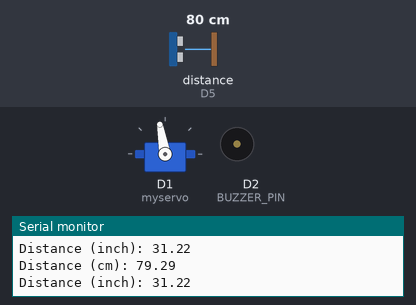
The sketch below on a simulated ESP8266 (NodeMCU). Shown: servo, buzzer (waves = sounding, pin HIGH), the last lines printed to the serial monitor. Wiring (inferred from the names in the program): ultrasonic range finder: trigger D6; echo D5. The inputs (shaded band) are chosen by the test bench; at power-on: distance to the obstacle (sensor on D5) 80 cm. The echo pulse lasts 58.3 µs per cm; WiFi joins after 1.5 s; servers stay silent unless stated; pins used as bus, display or sensor lines are not drawn.

Above: at 2.7 s.
2.8 s: distance to the obstacle (sensor on D5) set to 14 cm
4.8 s: distance to the obstacle (sensor on D5) set to 10 cm
At 6.12 s:
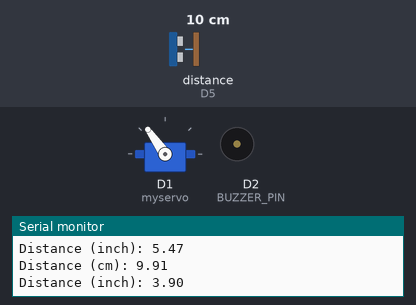
9.9 s: distance to the obstacle (sensor on D5) set to 2 cm
13.4 s: distance to the obstacle (sensor on D5) set to 35 cm
At 13.9 s:
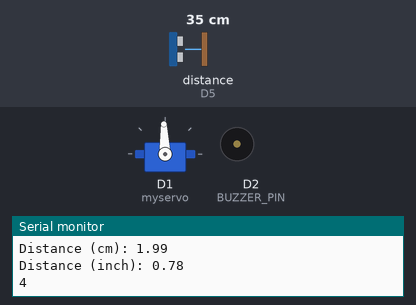
Timing chart, 0 to 16.0 s (numbered marks = the images above; inputs shaded):
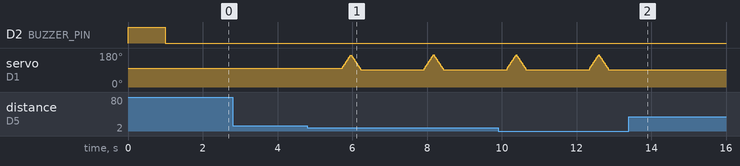

The sketch:

SanjayNodeMCU.ino
```cpp
// (licence header left out)
#include <ArduinoWebsockets.h>
#include <Servo.h>

#include <ESP8266WiFi.h>

// Define NodeMCU D2 pin  connect to Piezo Buzzer
#define BUZZER_PIN D2

//WIFI Settings
const char* ssid = "laptoplocal";
const char* password = "sanjay1234";
const char* websocket_server_host = "192.168.137.1";  //The webservers IP address
const uint16_t websocket_server_port = 8887;          //Port to identify this device

using namespace websockets;
WebsocketsClient client;

Servo myservo;  // create servo object to control a servo
const int trigPin = 12;
const int echoPin = 14;

//define sound velocity in cm/uS
#define SOUND_VELOCITY 0.034
#define CM_TO_INCH 0.393701

long duration;
float distanceCm;
float distanceInch;


int count = 0;
int countTarget = 0;

void buzzTime(int time) {

  digitalWrite(BUZZER_PIN, HIGH);
  delay(time);
  digitalWrite(BUZZER_PIN, LOW);
}


void onMessageCallback(WebsocketsMessage message) {
  String data = message.data();
  Serial.println(data);

  countTarget = data.toInt();
  buzzTime(3000);
}


void setup() {
  WiFi.begin(ssid, password);
  Serial.begin(115200);

  pinMode(trigPin, OUTPUT);  // Sets the trigPin as an Output
  pinMode(echoPin, INPUT);   // Sets the echoPin as an Input
  pinMode(BUZZER_PIN, OUTPUT);
  digitalWrite(BUZZER_PIN, LOW);

  buzzTime(1000);////////////////////////////////////////

  while (WiFi.status() != WL_CONNECTED) {
    Serial.println("Connecting network!");
    delay(500);
  }
  Serial.println("Sanjay Connected network!");

  myservo.attach(D1);  // attaches the servo on pin D1 to the servo object
  myservo.write(100);  // tell servo to go to position in variable '(int)payload[i]'
  client.onMessage(onMessageCallback);
}

void loop() {

  client.poll();


  while (!client.connect(websocket_server_host, websocket_server_port, "/")) {
    Serial.println("Connecting client!");
    delay(500);
  }

  // Clears the trigPin
  digitalWrite(trigPin, LOW);
  delayMicroseconds(2);
  // Sets the trigPin on HIGH state for 10 micro seconds
  digitalWrite(trigPin, HIGH);
  delayMicroseconds(10);
  digitalWrite(trigPin, LOW);

  // Reads the echoPin, returns the sound wave travel time in microseconds
  duration = pulseIn(echoPin, HIGH);

  // Calculate the distance
  distanceCm = duration * SOUND_VELOCITY / 2;

  // Convert to inches
  distanceInch = distanceCm * CM_TO_INCH;

  // Prints the distance on the Serial Monitor
  Serial.print("Distance (cm): ");
  Serial.println(distanceCm);
  Serial.print("Distance (inch): ");
  Serial.println(distanceInch);

  delay(500);

  //count bammy
  if (distanceCm < 12) {
    for(int i=100;i<170;i=i+3){
      myservo.write(i);
      delay(10);
    }

    for(int i=170;i > 90;i=i-3){
      myservo.write(i);
      delay(10);
    }

    count++;
    Serial.println(count);
    client.send(String(count));
    delay(1000);
  }


}
```

Measured:
- the behaviour switches between 13 and 12 cm on distance to the obstacle (sensor on D5) (found by bisection; images 0 and 1)
- after the input at 13.4 s, servo on D1 (myservo): stays 92° (without the input it goes to 100° after 1.2 s)
